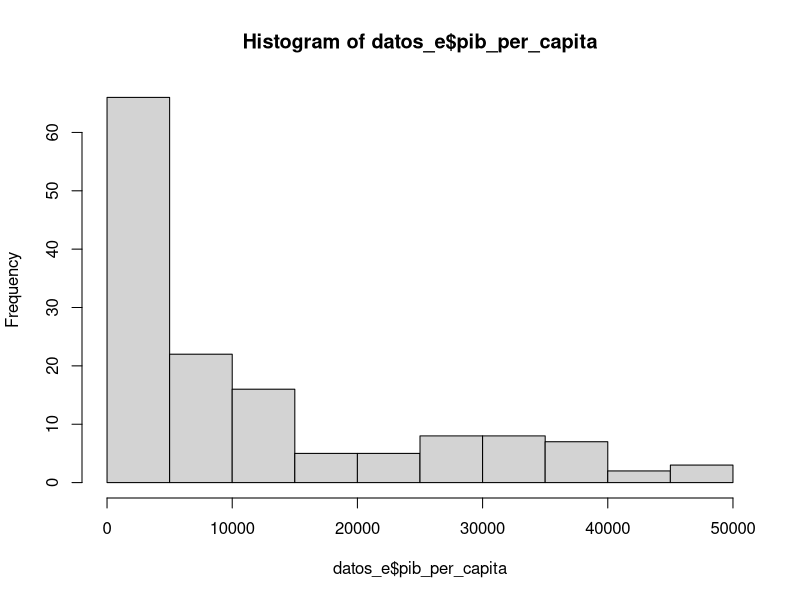
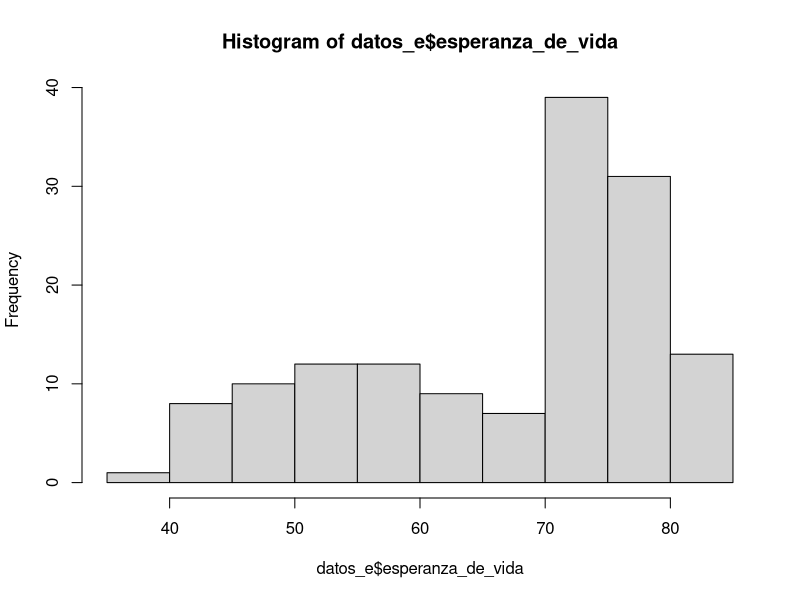
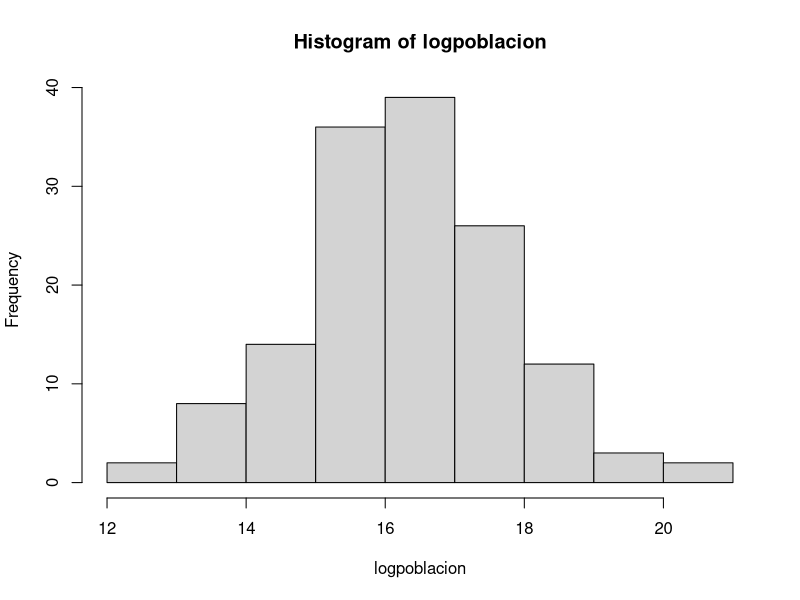

These charts were generated, in order, by the following R code:
# nombre del archivo a mandar por correo:
# nombre_apellido_estadistica_profesor.R
# ejemplo:
# juan_perez_estadistica_beltran.R

# No olvide ejecutar las líneas 6 y 11 antes de empezar el resto del trabajo
library(readxl)

# 1. Use la función read_excel para cargar los datos que se encuentran en el archivo excel 

misdatos <- read_excel("datos_e.xlsx")
datos_e <- misdatos



# 2. Para las variables "pib_per_capita" y "esperanza_de_vida" compute lo siguiente
# 2.1 la media cada una (4 pts)
mean(datos_e$pib_per_capita)
mean(datos_e$esperanza_de_vida)
# 2.2 la desviación estandar de cada una (4 pts)
sd(datos_e$pib_per_capita)
sd(datos_e$esperanza_de_vida)
# 2.3 la cantidad de observaciones (n) de cada una (4 pts)
summary(datos_e$pib_per_capita)
summary(datos_e$esperanza_de_vida)




# 3. Grafique los histogramas de estas tres variables:
# "pib_per_capita" (2 pto), "esperanza_de_vida" (2 pto) y el logaritmo natural de la variable "población" (4 pts).
# Puede usar cualquier función y paquete de R que grafique histogramas
hist(datos_e$pib_per_capita)
hist(datos_e$esperanza_de_vida)
logpoblacion <- log(datos_e$poblacion)
hist(logpoblacion)
